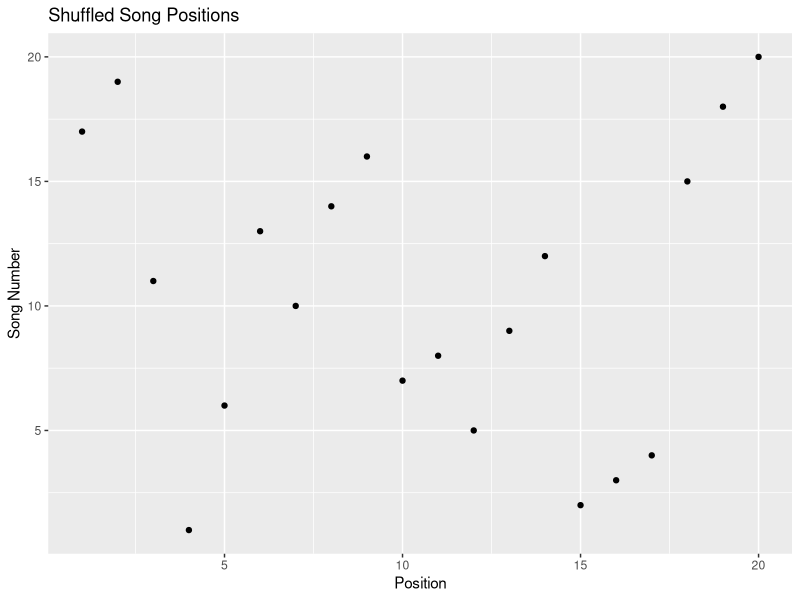
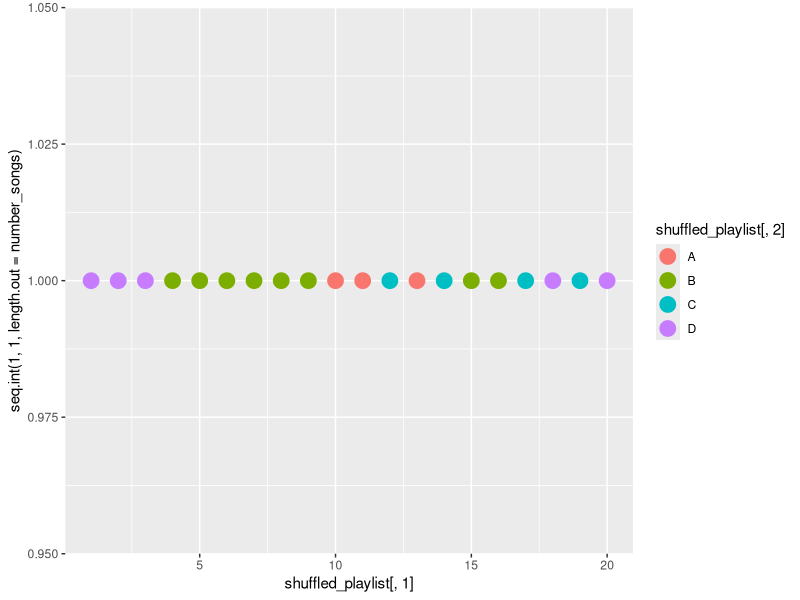

Here is the R script that generated these plots, in order:
### Simple Fisher - Yates algorithm to Shuffle Songs and Why its not ideal

# We create a random playlist of some number songs we also randomly assign them genres from A to D

number_songs = 20
songs = seq(1,number_songs)

genres = round(runif(number_songs,min = 1,max = 4))
genres = replace(genres, genres == 1,"A")
genres = replace(genres, genres == 2,"B")
genres = replace(genres, genres == 3,"C")
genres = replace(genres, genres == 4,"D")
genres

playlist = cbind.data.frame(songs,genres)

playlist_length = length(playlist[,1])
shuffled_playlist = playlist

for (i in seq(1,playlist_length-1)) {
  
  j = sample(x = seq(1,i), size = 1)
  
  shuffled_playlist[c(i,j),1] = shuffled_playlist[c(j,i),1]

  }

# Just by looking at individual songs it looks like the shuffle worked
library(ggplot2)

p1 =  qplot(y = shuffled_playlist[,1], x = seq(1,number_songs),geom = "point",
      main = c("Shuffled Song Positions"),xlab = "Position",ylab = "Song Number")

p1
# But if we add the genres to the mix we can see a problem appearing, songs from the same genre keep repeating
# You can run the code a several times and will see that the same problem keeps reappearing

p2 =  qplot(x = shuffled_playlist[,1], y = seq.int(1,1,length.out = number_songs), geom = "point",color = shuffled_playlist[,2]) + geom_point(size = 5)
p2

 